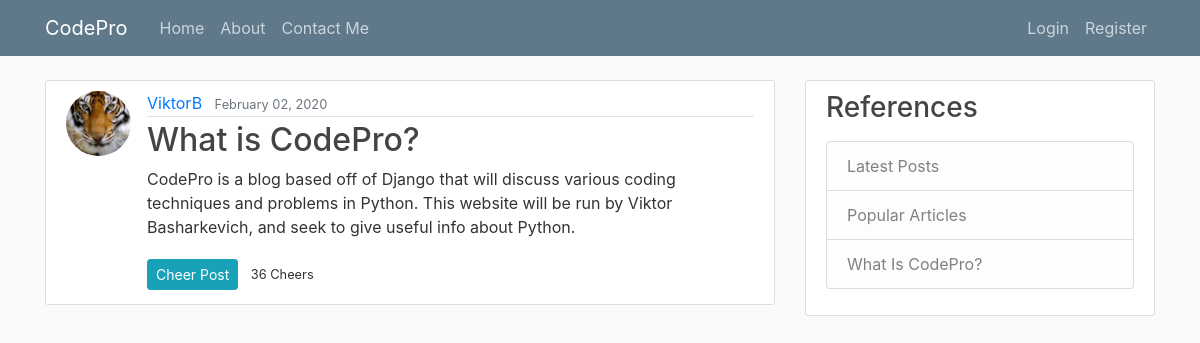
/post/1/, run on an earlier commit of the app's database.
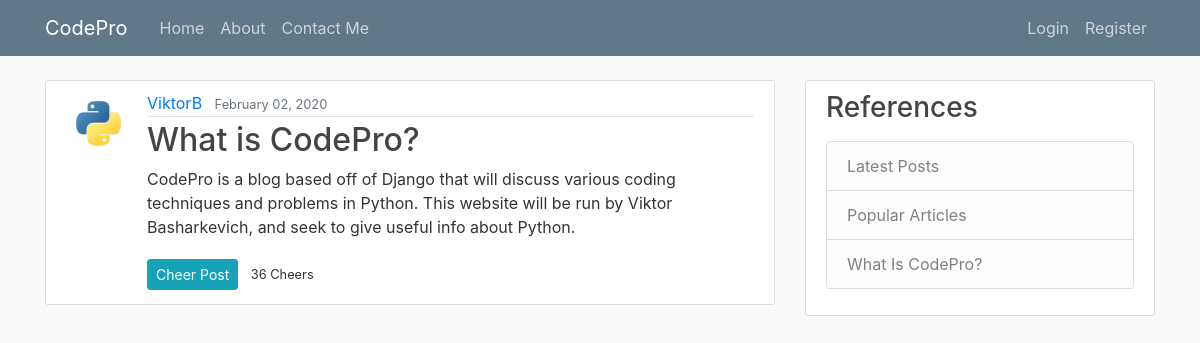
And on a later commit of the database.
### blog/models.py (models this page shows, shortened)
class Post(models.Model):
    title = models.CharField(max_length=100)
    content = models.TextField()
    date_posted = models.DateTimeField(default=timezone.now)
    author = models.ForeignKey(User, on_delete=models.CASCADE)
    likes = models.IntegerField(default=1)

### users/models.py (models this page shows, shortened)
class Profile(models.Model):
    user = models.OneToOneField(User, on_delete=models.CASCADE)
    image = models.ImageField(default='default.jpg', upload_to='profile_pics')
    about_info = models.TextField(default="Hi! I am a fellow Python programmer.")

### blog/views.py (the view)
# urls.py: path('post/<int:pk>/', PostDetailView.as_view(), name='post-detail'),
class PostDetailView(DetailView):
    model = Post

### blog/templates/blog/post_detail.html (shortened to what this page needs)
{% extends "blog/base.html" %}
{% block content %}
  <article class="media content-section">
      <img class="rounded-circle article-img" src="{{ object.author.profile.image.url }}">
      <div class="media-body">
          <div class="article-metadata">
              <a class="mr-2" href="{% url 'user-posts' object.author.username %}">{{ object.author }}</a>
              <small class="text-muted">{{ object.date_posted|date:"F d, Y"}}</small>
          </div>
          <h2 class="article-title">{{ object.title }}</h2>
          <p class="article-content">{{ object.content }}</p>
          <div>
              <a class="btn btn-info btn-sm mt-1 mb-1 mr-2" href="{% url 'like' object.id %}">Cheer Post</a>
              <small class="article content mt-1 mb-1 mr-2">{{ object.likes}} Cheers</small>
          </div>
      </div>
  </article>
{% endblock content %}

What changed in the data, as far as the page shows it:
changed through a linked row, Post "What is CodePro?": author.profile.image: a different picture
